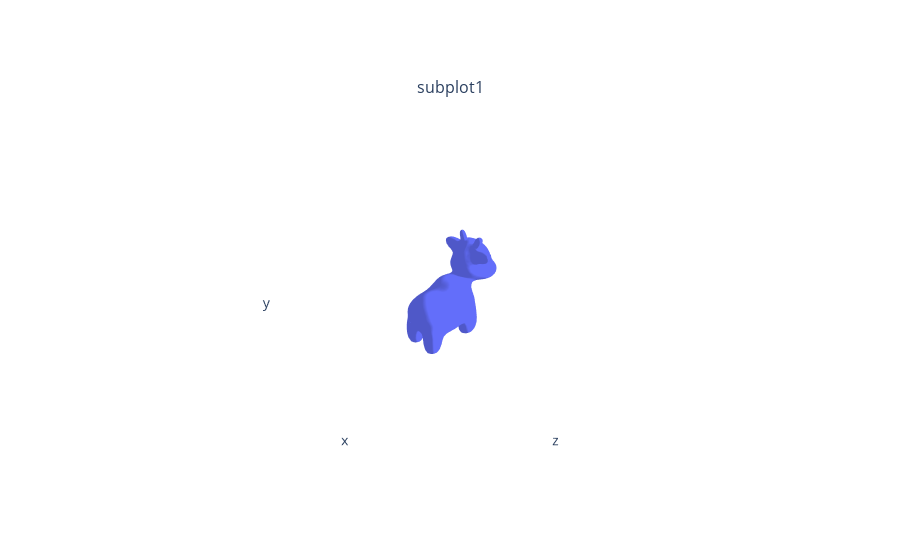

The notebook cell this image was saved under:
### Code cell
# use Plotly's default colors (no texture)
mesh = Meshes(
    verts=[verts.to(device)],   
    faces=[faces.to(device)]
)

# Render the plotly figure
fig = plot_scene({
    "subplot1": {
        "cow_mesh": mesh
    }
})
fig.show()

### Figure 1 — Plotly figure (JSON) as saved in the notebook; plotly's stock layout.template omitted (floating-point values rounded to 4 significant figures; data arrays with more than 128 entries replaced by an {"elided": "..."} marker saying what was removed)
{"data": [{"i": {"elided": "5856 int values"}, "j": {"elided": "5856 int values"}, "k": {"elided": "5856 int values"}, "lighting": {"ambient": 0.8, "diffuse": 1, "facenormalsepsilon": 1e-06, "fresnel": 0, "roughness": 0.5, "specular": 0, "vertexnormalsepsilon": 1e-12}, "name": "cow_mesh", "scene": "scene", "type": "mesh3d", "x": {"elided": "2930 float values"}, "y": {"elided": "2930 float values"}, "z": {"elided": "2930 float values"}}], "layout": {"annotations": [{"font": {"size": 16}, "showarrow": false, "text": "subplot1", "x": 0.5, "xanchor": "center", "xref": "paper", "y": 1, "yanchor": "bottom", "yref": "paper"}], "scene": {"aspectmode": "cube", "camera": {"up": {"x": 0, "y": 1, "z": 0}}, "domain": {"x": [0, 1], "y": [0, 1]}, "xaxis": {"backgroundcolor": "#fff", "range": [-1.718, 1.718], "showaxeslabels": false, "showgrid": false, "showline": false, "showticklabels": false, "ticks": "", "zeroline": false}, "yaxis": {"backgroundcolor": "#fff", "range": [-1.615, 1.821], "showaxeslabels": false, "showgrid": false, "showline": false, "showticklabels": false, "ticks": "", "zeroline": false}, "zaxis": {"backgroundcolor": "#fff", "range": [-1.525, 1.911], "showaxeslabels": false, "showgrid": false, "showline": false, "showticklabels": false, "ticks": "", "zeroline": false}}}}
